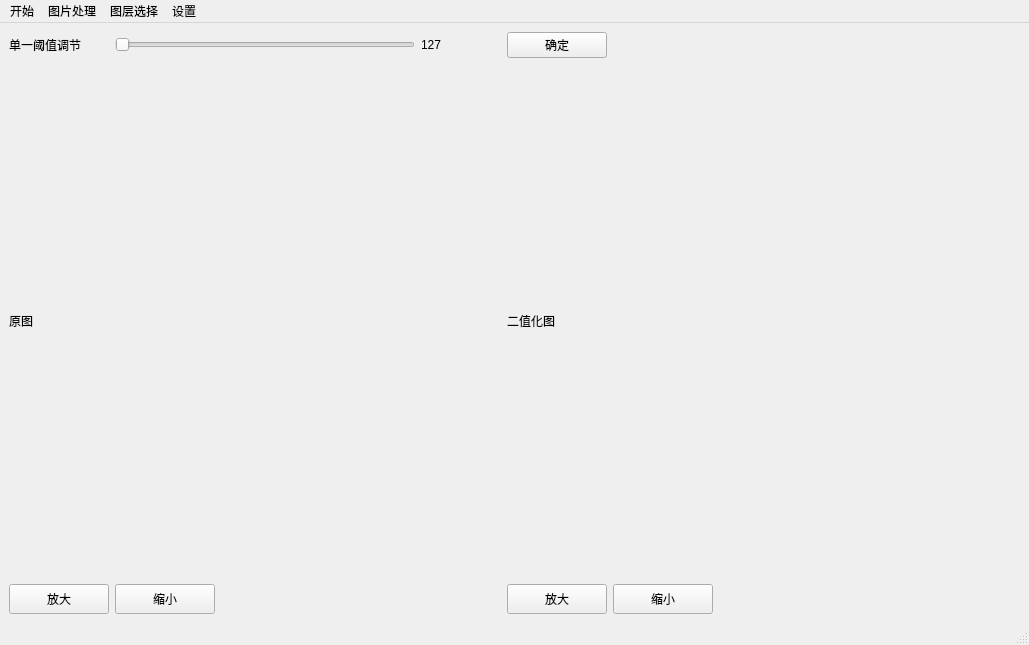
<?xml version="1.0" encoding="UTF-8"?>
<ui version="4.0">
 <class>MainWindow</class>
 <widget class="QMainWindow" name="MainWindow">
  <property name="geometry">
   <rect>
    <x>0</x>
    <y>0</y>
    <width>1029</width>
    <height>645</height>
   </rect>
  </property>
  <property name="windowTitle">
   <string>MainWindow</string>
  </property>
  <widget class="QWidget" name="centralwidget">
   <layout class="QGridLayout" name="gridLayout">
    <item row="6" column="3">
     <widget class="QPushButton" name="button_AmplifyBinaryImg">
      <property name="minimumSize">
       <size>
        <width>50</width>
        <height>15</height>
       </size>
      </property>
      <property name="maximumSize">
       <size>
        <width>100</width>
        <height>30</height>
       </size>
      </property>
      <property name="text">
       <string>放大</string>
      </property>
     </widget>
    </item>
    <item row="5" column="0" colspan="3">
     <widget class="QLabel" name="label_OrImg">
      <property name="minimumSize">
       <size>
        <width>381</width>
        <height>301</height>
       </size>
      </property>
      <property name="maximumSize">
       <size>
        <width>1000</width>
        <height>750</height>
       </size>
      </property>
      <property name="text">
       <string>原图</string>
      </property>
     </widget>
    </item>
    <item row="6" column="0">
     <widget class="QPushButton" name="button_AmplifyOrImg">
      <property name="minimumSize">
       <size>
        <width>50</width>
        <height>15</height>
       </size>
      </property>
      <property name="maximumSize">
       <size>
        <width>100</width>
        <height>50</height>
       </size>
      </property>
      <property name="text">
       <string>放大</string>
      </property>
     </widget>
    </item>
    <item row="5" column="3" colspan="4">
     <widget class="QLabel" name="label_BinaryImg">
      <property name="minimumSize">
       <size>
        <width>381</width>
        <height>301</height>
       </size>
      </property>
      <property name="maximumSize">
       <size>
        <width>1000</width>
        <height>750</height>
       </size>
      </property>
      <property name="text">
       <string>二值化图</string>
      </property>
     </widget>
    </item>
    <item row="6" column="1">
     <widget class="QPushButton" name="button_LessenOrImg">
      <property name="minimumSize">
       <size>
        <width>50</width>
        <height>15</height>
       </size>
      </property>
      <property name="maximumSize">
       <size>
        <width>100</width>
        <height>50</height>
       </size>
      </property>
      <property name="text">
       <string>缩小</string>
      </property>
     </widget>
    </item>
    <item row="0" column="1">
     <widget class="QSlider" name="slider_BinaryThre">
      <property name="minimumSize">
       <size>
        <width>250</width>
        <height>0</height>
       </size>
      </property>
      <property name="maximumSize">
       <size>
        <width>300</width>
        <height>16777215</height>
       </size>
      </property>
      <property name="orientation">
       <enum>Qt::Horizontal</enum>
      </property>
     </widget>
    </item>
    <item row="0" column="0">
     <widget class="QLabel" name="label_SingleThre">
      <property name="minimumSize">
       <size>
        <width>50</width>
        <height>0</height>
       </size>
      </property>
      <property name="maximumSize">
       <size>
        <width>100</width>
        <height>16777215</height>
       </size>
      </property>
      <property name="text">
       <string>单一阈值调节</string>
      </property>
     </widget>
    </item>
    <item row="0" column="2">
     <widget class="QLabel" name="label_ThresholdValue">
      <property name="maximumSize">
       <size>
        <width>80</width>
        <height>16777215</height>
       </size>
      </property>
      <property name="text">
       <string>127</string>
      </property>
     </widget>
    </item>
    <item row="6" column="4">
     <widget class="QPushButton" name="button_lessenBinaryImg">
      <property name="minimumSize">
       <size>
        <width>50</width>
        <height>15</height>
       </size>
      </property>
      <property name="maximumSize">
       <size>
        <width>100</width>
        <height>30</height>
       </size>
      </property>
      <property name="text">
       <string>缩小</string>
      </property>
     </widget>
    </item>
    <item row="0" column="3">
     <widget class="QPushButton" name="button_ThreCon">
      <property name="text">
       <string>确定</string>
      </property>
     </widget>
    </item>
   </layout>
  </widget>
  <widget class="QMenuBar" name="menubar">
   <property name="geometry">
    <rect>
     <x>0</x>
     <y>0</y>
     <width>1029</width>
     <height>23</height>
    </rect>
   </property>
   <widget class="QMenu" name="start">
    <property name="title">
     <string>开始</string>
    </property>
    <addaction name="openImg"/>
    <addaction name="saveImg"/>
    <addaction name="saveAsTXT"/>
   </widget>
   <widget class="QMenu" name="layer_Selected">
    <property name="title">
     <string>图层选择</string>
    </property>
    <widget class="QMenu" name="layer_M1">
     <property name="title">
      <string>M1</string>
     </property>
     <addaction name="single_Threshold"/>
     <addaction name="channel_Diff"/>
    </widget>
    <widget class="QMenu" name="layer_M2">
     <property name="title">
      <string>M2</string>
     </property>
     <addaction name="single_Threshold_2"/>
     <addaction name="channel_Diff_2"/>
    </widget>
    <addaction name="layer_M1"/>
    <addaction name="layer_M2"/>
    <addaction name="layer_Poly"/>
    <addaction name="layer_ST"/>
   </widget>
   <widget class="QMenu" name="img_Processing">
    <property name="title">
     <string>图片处理</string>
    </property>
    <widget class="QMenu" name="region_Selected">
     <property name="title">
      <string>区域选择</string>
     </property>
     <addaction name="cor_Input"/>
     <addaction name="local_Cover"/>
    </widget>
    <addaction name="channelSplit"/>
    <addaction name="region_Selected"/>
    <addaction name="layer_Overlay"/>
    <addaction name="img_Recover"/>
   </widget>
   <widget class="QMenu" name="setting">
    <property name="title">
     <string>设置</string>
    </property>
   </widget>
   <addaction name="start"/>
   <addaction name="img_Processing"/>
   <addaction name="layer_Selected"/>
   <addaction name="setting"/>
  </widget>
  <widget class="QStatusBar" name="statusbar"/>
  <action name="openImg">
   <property name="text">
    <string>打开图片</string>
   </property>
  </action>
  <action name="saveImg">
   <property name="text">
    <string>保存图片</string>
   </property>
  </action>
  <action name="saveAsTXT">
   <property name="text">
    <string>导出TXT</string>
   </property>
  </action>
  <action name="layer_Poly">
   <property name="text">
    <string>Poly</string>
   </property>
  </action>
  <action name="layer_ST">
   <property name="text">
    <string>ST</string>
   </property>
  </action>
  <action name="single_Threshold">
   <property name="text">
    <string>单一阈值</string>
   </property>
  </action>
  <action name="channelSplit">
   <property name="text">
    <string>通道分离</string>
   </property>
  </action>
  <action name="single_Threshold_2">
   <property name="text">
    <string>单一阈值</string>
   </property>
  </action>
  <action name="channel_Diff">
   <property name="text">
    <string>通道差值</string>
   </property>
  </action>
  <action name="channel_Diff_2">
   <property name="text">
    <string>通道差值</string>
   </property>
  </action>
  <action name="img_Recover">
   <property name="text">
    <string>恢复原图</string>
   </property>
  </action>
  <action name="cor_Input">
   <property name="text">
    <string>坐标输入</string>
   </property>
  </action>
  <action name="local_Cover">
   <property name="text">
    <string>局部覆盖</string>
   </property>
  </action>
  <action name="action_14">
   <property name="text">
    <string>自定义阈值</string>
   </property>
  </action>
  <action name="layer_Overlay">
   <property name="text">
    <string>图层叠加</string>
   </property>
  </action>
 </widget>
 <resources/>
 <connections/>
</ui>
